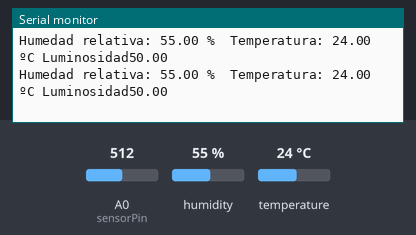
Simulated run of this sketch. Board: Arduino Uno, built with avr-gcc and run on an emulated ATmega328P. Shown: the last lines printed to the serial monitor. The inputs (shaded band) are chosen by the test bench; at power-on: A0 (sensorPin) = 512, humidity 55 %, temperature 24 °C.

Above: at 19.8 s.
19.9 s: A0 (sensorPin) set to 914
At 20.8 s:
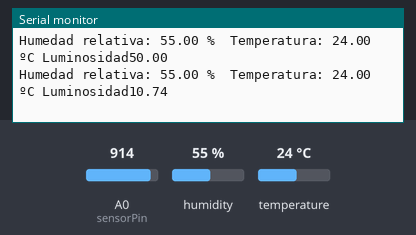
26.3 s: A0 (sensorPin) set to 936
At 27.0 s:
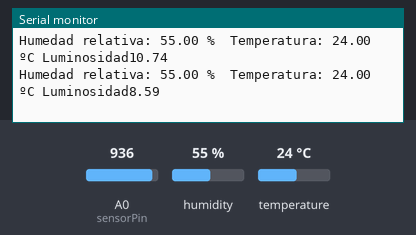
Timing chart, 0 to 29.3 s (numbered marks = the images above; inputs shaded):
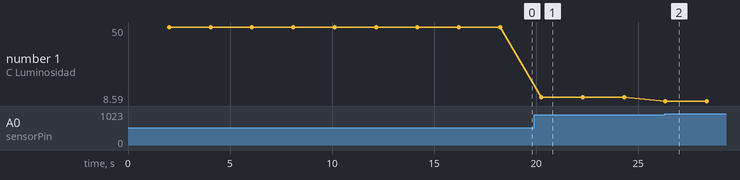

Measured:
- after the input at 19.9 s, the serial monitor: prints a new line after 0.35 s (image 1)
- after the input at 26.3 s, the serial monitor: prints a new line at once (image 2)
- plotted number 1: 50 → 10.74 after the input at 19.9 s, 10.74 → 8.59 after the input at 26.3 s

The sketch:

dht_luz.ino
```cpp
#include "DHT.h"

// Lee la temperatura, humedad y luz y la muestra en pc por puerto serial

//Sensor DHT
#define DHTTYPE DHT11
const int DHTPin = 7;
DHT dht(DHTPin, DHTTYPE);

//Sensor de Luz
int sensorPin = A0;    // Conectado al puerto analogico A0


void setup() {
   Serial.begin(9600);
   Serial.println("Midiendo...");

   dht.begin();
}

void loop() {
   delay(2000); //Lectura de datos cada 2 segundos

   float humedad = dht.readHumidity();
   float temperatura = dht.readTemperature();
   float luminosidad = (1024 - analogRead(sensorPin))/1024.0*100.0; //Converte el valor entre 1024 y 0 a un porcentaje entre 0 y 100

   if (isnan(humedad) || isnan(temperatura)) {
      Serial.println("Fallo en la lectura del sensor DHT11");
      return;
   }


   // Prints de la lectura de datos
   Serial.print("Humedad relativa: ");
   Serial.print(humedad);
   Serial.print(" %\t");
   Serial.print("Temperatura: ");
   Serial.print(temperatura);
   Serial.print(" ºC ");
   Serial.print("Luminosidad");
   Serial.print(luminosidad);
   Serial.println("");


}
```
